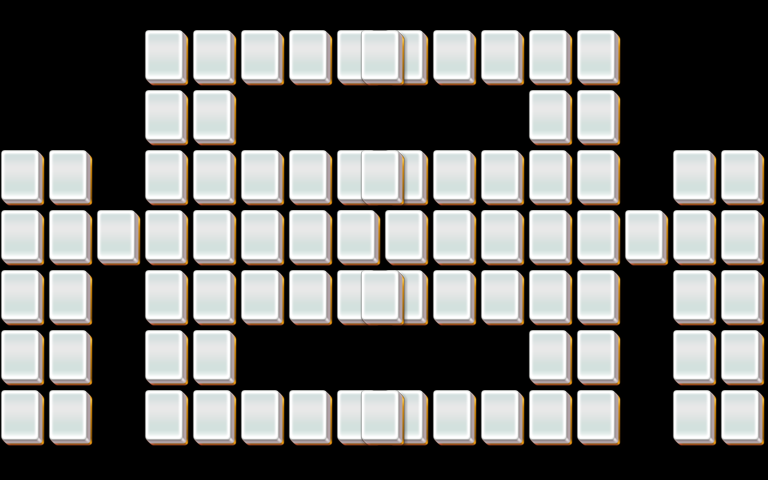

This game map was drawn from its Tiled (.tmx) file and the tilesets committed beside it. A one-line description and the trimmed map source follow:
An orthogonal 32x16 tile map with 24x30 px tiles, 3 tile layers (layer1, layer2, layer3).

<map version="1.0" orientation="orthogonal" width="32" height="16" tilewidth="24" tileheight="30">
 <properties>
  <property name="species" value="25" />
 </properties>
 <tileset firstgid="1" name="mahjong" tilewidth="48" tileheight="60">
  <image source="mahjong.png" />
 </tileset>
 <layer name="layer1" width="32" height="16">
  <data>[512 cells, 80 non-empty, 1 distinct tile ids]</data>
 </layer>
 <layer name="layer2" width="32" height="16">
  <data>[512 cells, 80 non-empty, 1 distinct tile ids]</data>
 </layer>
 <layer name="layer3" width="32" height="16">
  <data>[512 cells, 12 non-empty, 1 distinct tile ids]</data>
 </layer>
</map>
